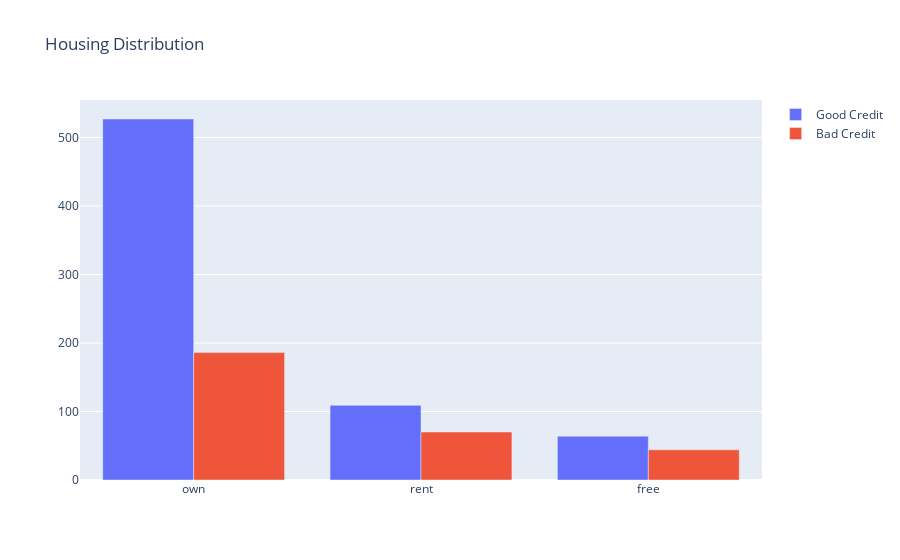

The code cell stored with this chart in its notebook:
### Markdown cell above
## Distribution of Housing own and rent by Risk

### Code cell
trace0 = go.Bar(
    x = df_credit[df_credit["Risk"]== "good"]["Housing"].value_counts().index.values,
    #x = array(['own', 'rent', 'free'], dtype=object)
    y = df_credit[df_credit["Risk"] == "good"]["Housing"].value_counts().values,
    #y = array([527, 109,  64], dtype=int64)
    name = "Good Credit"
)
trace1 = go.Bar(
    x = df_credit[df_credit["Risk"] == "bad"]["Housing"].value_counts().index.values,
    y = df_credit[df_credit["Risk"] == "bad"]["Housing"].value_counts().values,
    name = "Bad Credit"
)

data = [trace0, trace1]

layout = go.Layout(
    title = "Housing Distribution"
)
fig = go.Figure(data = data , layout = layout)
py.iplot(fig, filename = "Housing_Grouped")

### Figure 1 — Plotly figure (JSON) as saved in the notebook; plotly's stock layout.template omitted (floating-point values rounded to 4 significant figures)
{"data": [{"name": "Good Credit", "type": "bar", "x": ["own", "rent", "free"], "y": [527, 109, 64]}, {"name": "Bad Credit", "type": "bar", "x": ["own", "rent", "free"], "y": [186, 70, 44]}], "layout": {"title": {"text": "Housing Distribution"}}}
